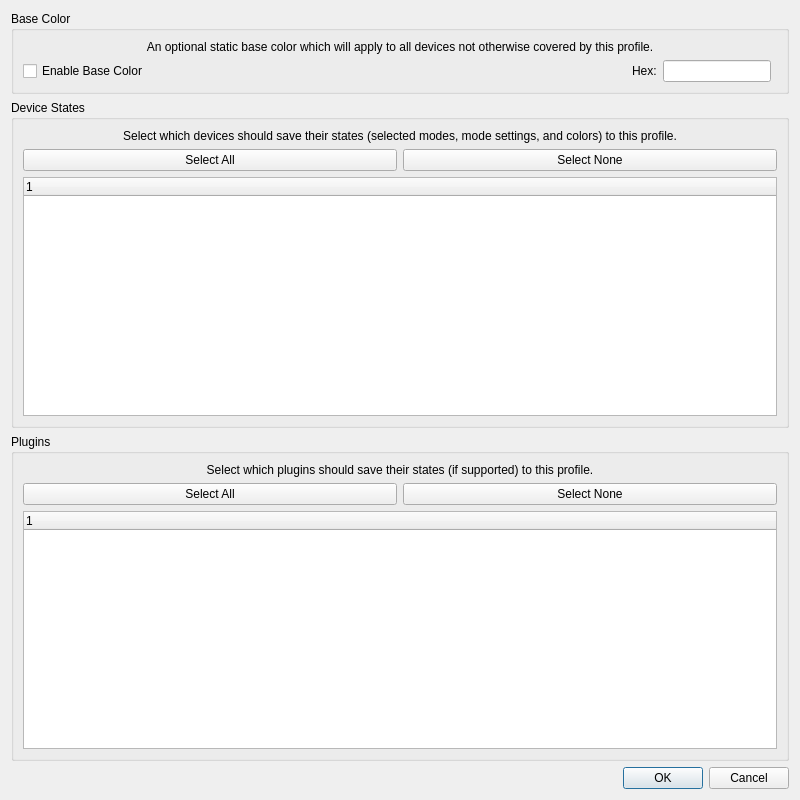
<?xml version="1.0" encoding="UTF-8"?>
<ui version="4.0">
 <class>OpenRGBProfileEditorDialog</class>
 <widget class="QDialog" name="OpenRGBProfileEditorDialog">
  <property name="geometry">
   <rect>
    <x>0</x>
    <y>0</y>
    <width>800</width>
    <height>800</height>
   </rect>
  </property>
  <property name="windowTitle">
   <string>Profile Editor</string>
  </property>
  <layout class="QGridLayout" name="gridLayout">
   <item row="0" column="0">
    <widget class="QGroupBox" name="GroupBoxBaseColor">
     <property name="title">
      <string>Base Color</string>
     </property>
     <layout class="QGridLayout" name="gridLayout_2">
      <item row="1" column="3">
       <widget class="ColorWheel" name="ColorWheelBaseColor" native="true"/>
      </item>
      <item row="1" column="1">
       <widget class="QLabel" name="LabelBaseColorHex">
        <property name="text">
         <string>Hex:</string>
        </property>
       </widget>
      </item>
      <item row="0" column="0" colspan="4">
       <widget class="QLabel" name="LabelBaseColorDescription">
        <property name="text">
         <string>An optional static base color which will apply to all devices not otherwise covered by this profile.</string>
        </property>
        <property name="alignment">
         <set>Qt::AlignmentFlag::AlignCenter</set>
        </property>
       </widget>
      </item>
      <item row="1" column="0">
       <widget class="QCheckBox" name="CheckBoxBaseColor">
        <property name="sizePolicy">
         <sizepolicy hsizetype="Expanding" vsizetype="Fixed">
          <horstretch>0</horstretch>
          <verstretch>0</verstretch>
         </sizepolicy>
        </property>
        <property name="text">
         <string>Enable Base Color</string>
        </property>
       </widget>
      </item>
      <item row="1" column="2">
       <widget class="QLineEdit" name="LineEditBaseColorHex">
        <property name="sizePolicy">
         <sizepolicy hsizetype="Minimum" vsizetype="Fixed">
          <horstretch>0</horstretch>
          <verstretch>0</verstretch>
         </sizepolicy>
        </property>
       </widget>
      </item>
     </layout>
    </widget>
   </item>
   <item row="1" column="0">
    <widget class="QGroupBox" name="GroupBoxControllerStates">
     <property name="title">
      <string>Device States</string>
     </property>
     <layout class="QGridLayout" name="gridLayout_3">
      <item row="1" column="0">
       <widget class="QPushButton" name="ButtonSelectAllControllerStates">
        <property name="text">
         <string>Select All</string>
        </property>
       </widget>
      </item>
      <item row="1" column="1">
       <widget class="QPushButton" name="ButtonSelectNoneControllerStates">
        <property name="text">
         <string>Select None</string>
        </property>
       </widget>
      </item>
      <item row="2" column="0" colspan="2">
       <widget class="QTreeWidget" name="TreeWidgetControllerStates">
        <column>
         <property name="text">
          <string notr="true">1</string>
         </property>
        </column>
       </widget>
      </item>
      <item row="0" column="0" colspan="2">
       <widget class="QLabel" name="LabelControllerStatesDescription">
        <property name="text">
         <string>Select which devices should save their states (selected modes, mode settings, and colors) to this profile.</string>
        </property>
        <property name="alignment">
         <set>Qt::AlignmentFlag::AlignCenter</set>
        </property>
       </widget>
      </item>
     </layout>
    </widget>
   </item>
   <item row="3" column="0">
    <widget class="QDialogButtonBox" name="ButtonBox">
     <property name="orientation">
      <enum>Qt::Orientation::Horizontal</enum>
     </property>
     <property name="standardButtons">
      <set>QDialogButtonBox::StandardButton::Cancel|QDialogButtonBox::StandardButton::Ok</set>
     </property>
    </widget>
   </item>
   <item row="2" column="0">
    <widget class="QGroupBox" name="GroupBoxPlugins">
     <property name="title">
      <string>Plugins</string>
     </property>
     <layout class="QGridLayout" name="gridLayout_4">
      <item row="1" column="0">
       <widget class="QPushButton" name="ButtonSelectAllPlugins">
        <property name="text">
         <string>Select All</string>
        </property>
       </widget>
      </item>
      <item row="1" column="1">
       <widget class="QPushButton" name="ButtonSelectNonePlugins">
        <property name="text">
         <string>Select None</string>
        </property>
       </widget>
      </item>
      <item row="2" column="0" colspan="2">
       <widget class="QTreeWidget" name="TreeWidgetPlugins">
        <column>
         <property name="text">
          <string notr="true">1</string>
         </property>
        </column>
       </widget>
      </item>
      <item row="0" column="0" colspan="2">
       <widget class="QLabel" name="LabelPluginsDescription">
        <property name="text">
         <string>Select which plugins should save their states (if supported) to this profile.</string>
        </property>
        <property name="alignment">
         <set>Qt::AlignmentFlag::AlignCenter</set>
        </property>
       </widget>
      </item>
     </layout>
    </widget>
   </item>
  </layout>
 </widget>
 <customwidgets>
  <customwidget>
   <class>ColorWheel</class>
   <extends>QWidget</extends>
   <header location="global">ColorWheel.h</header>
   <container>1</container>
   <slots>
    <signal>colorChanged(QColor)</signal>
   </slots>
  </customwidget>
 </customwidgets>
 <resources/>
 <connections>
  <connection>
   <sender>ButtonBox</sender>
   <signal>accepted()</signal>
   <receiver>OpenRGBProfileEditorDialog</receiver>
   <slot>accept()</slot>
   <hints>
    <hint type="sourcelabel">
     <x>248</x>
     <y>254</y>
    </hint>
    <hint type="destinationlabel">
     <x>157</x>
     <y>274</y>
    </hint>
   </hints>
  </connection>
  <connection>
   <sender>ButtonBox</sender>
   <signal>rejected()</signal>
   <receiver>OpenRGBProfileEditorDialog</receiver>
   <slot>reject()</slot>
   <hints>
    <hint type="sourcelabel">
     <x>316</x>
     <y>260</y>
    </hint>
    <hint type="destinationlabel">
     <x>286</x>
     <y>274</y>
    </hint>
   </hints>
  </connection>
 </connections>
</ui>
